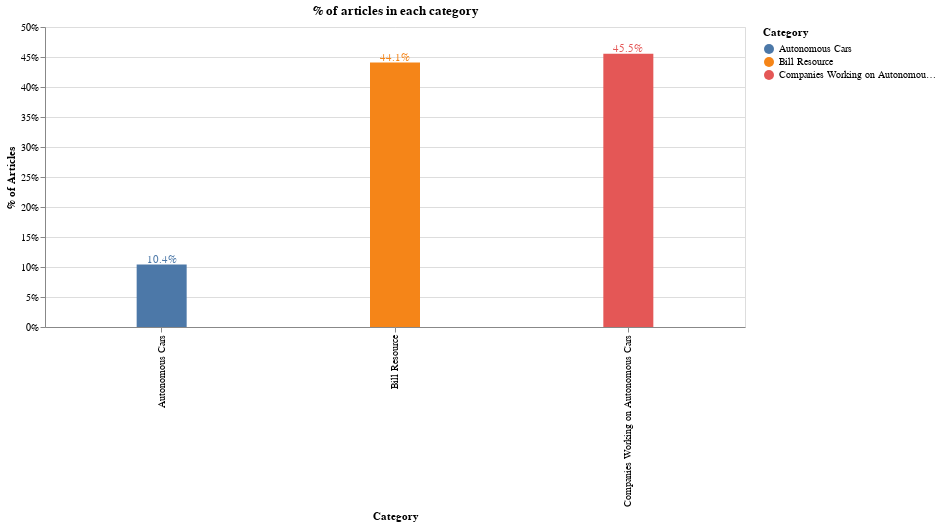

Write notebook code for a chart like this one.
### Code cell
df['id'] = 1
df2 = pd.DataFrame(df.groupby('Category').count()['id']).reset_index()

bars = alt.Chart(df2).mark_bar(size=50).encode(
    x=alt.X('Category'),
    y=alt.Y('PercentOfTotal:Q', axis=alt.Axis(format='.0%', title='% of Articles')),
    color='Category'
).transform_window(
    TotalArticles='sum(id)',
    frame=[None, None]
).transform_calculate(
    PercentOfTotal="datum.id / datum.TotalArticles"
)

text = bars.mark_text(
    align='center',
    baseline='bottom',
    #dx=5  # Nudges text to right so it doesn't appear on top of the bar
).encode(
    text=alt.Text('PercentOfTotal:Q', format='.1%')
)

(bars + text).interactive().properties(
    height=300, 
    width=700,
    title = "% of articles in each category",
)

### Figure 1 — Vega-Lite specification as saved in the notebook (floating-point values rounded to 4 significant figures)
{"config": {"view": {"continuousWidth": 400, "continuousHeight": 300}}, "layer": [{"mark": {"type": "bar", "size": 50}, "encoding": {"color": {"type": "nominal", "field": "Category"}, "x": {"type": "nominal", "field": "Category"}, "y": {"type": "quantitative", "axis": {"format": ".0%", "title": "% of Articles"}, "field": "PercentOfTotal"}}, "selection": {"selector002": {"type": "interval", "bind": "scales", "encodings": ["x", "y"]}}, "transform": [{"window": [{"op": "sum", "field": "id", "as": "TotalArticles"}], "frame": [null, null]}, {"calculate": "datum.id / datum.TotalArticles", "as": "PercentOfTotal"}]}, {"mark": {"type": "text", "align": "center", "baseline": "bottom"}, "encoding": {"color": {"type": "nominal", "field": "Category"}, "text": {"type": "quantitative", "field": "PercentOfTotal", "format": ".1%"}, "x": {"type": "nominal", "field": "Category"}, "y": {"type": "quantitative", "axis": {"format": ".0%", "title": "% of Articles"}, "field": "PercentOfTotal"}}, "transform": [{"window": [{"op": "sum", "field": "id", "as": "TotalArticles"}], "frame": [null, null]}, {"calculate": "datum.id / datum.TotalArticles", "as": "PercentOfTotal"}]}], "data": {"name": "data-b267795432d5e16ac6f07ee74ac4c9ef"}, "height": 300, "title": "% of articles in each category", "width": 700, "$schema": "https://vega.github.io/schema/vega-lite/v4.8.1.json", "datasets": {"data-b267795432d5e16ac6f07ee74ac4c9ef": [{"Category": "Autonomous Cars", "id": 106}, {"Category": "Bill Resource", "id": 449}, {"Category": "Companies Working on Autonomous Cars", "id": 464}]}}
